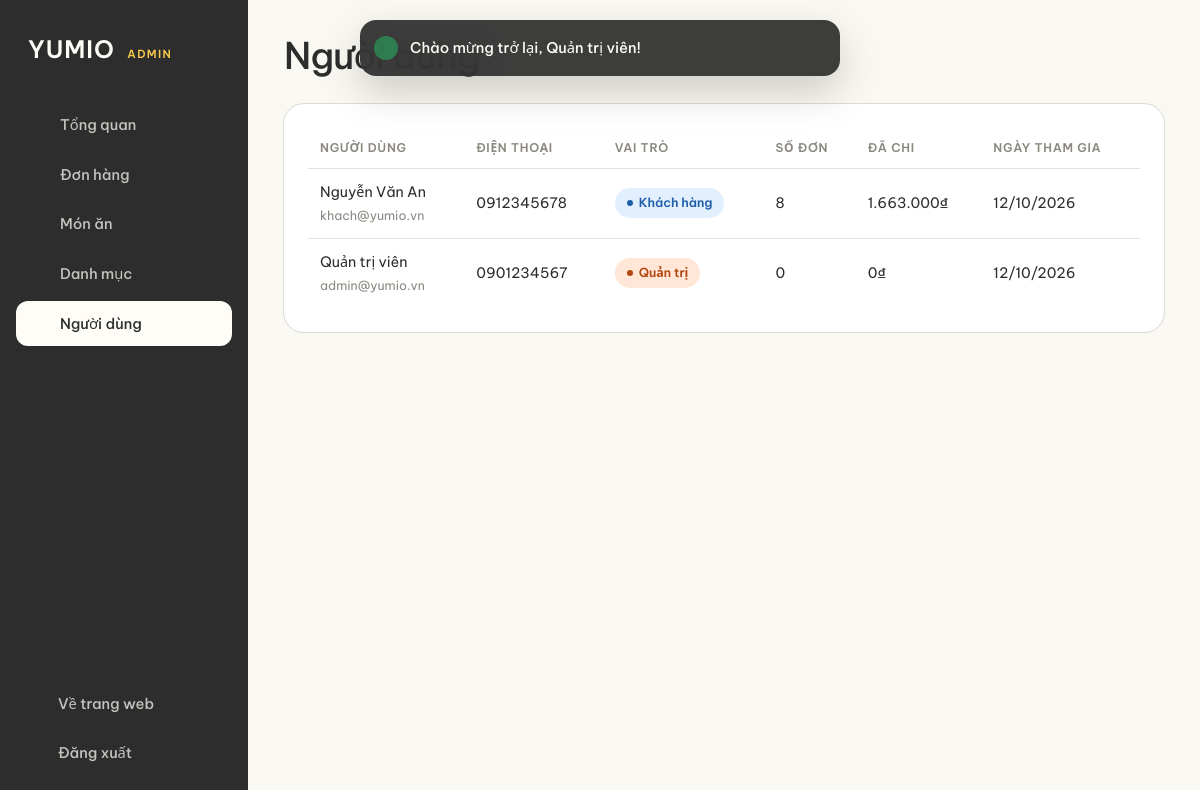
Page /admin/users (signed in) on the committed database.
### tables this page shows
CREATE TABLE users (
    id         INT UNSIGNED AUTO_INCREMENT PRIMARY KEY,
    name       VARCHAR(100) NOT NULL,
    email      VARCHAR(150) NOT NULL UNIQUE,
    password   VARCHAR(255) NOT NULL,
    phone      VARCHAR(20)  NULL,
    address    VARCHAR(255) NULL,
    role       ENUM('customer', 'admin') NOT NULL DEFAULT 'customer',
    created_at TIMESTAMP NOT NULL DEFAULT CURRENT_TIMESTAMP
);

### app/Core/Controller.php (called while the page is built, shortened)
<?php
abstract class Controller
{
    protected function view(string $view, array $data = [], ?string $layout = 'main'): void
    {
        View::render($view, $data, $layout);
    }
}

### app/Controllers/Admin/UserController.php (called while the page is built, shortened)
<?php
class UserController extends Controller
{
    public function index(): void
    {
        $this->view('admin/user/index', ['title' => 'Người dùng', 'users' => User::withOrderStats()], 'admin');
    }
}

### public/index.php (called while the page is built, shortened)
<?php
$router = new App\Core\Router();
$router->dispatch($_SERVER['REQUEST_METHOD'], $_SERVER['REQUEST_URI']);

### app/Models/User.php (called while the page is built, shortened)
<?php
class User extends Model
{
    public static function withOrderStats(): array
    {
        return static::db()->query(
            "SELECT u.id, u.name, u.email, u.phone, u.role, u.created_at,
                    COUNT(o.id) AS order_count,
                    COALESCE(SUM(CASE WHEN o.status = 'completed' THEN o.total_amount END), 0) AS total_spent
             FROM users u LEFT JOIN orders o ON o.user_id = u.id
             GROUP BY u.id ORDER BY u.id DESC"
        )->fetchAll();
    }
}

### app/Views/admin/user/index.php (the view)
<?php require BASE_PATH . '/app/Views/partials/admin_head.php'; ?>
<section class="panel">
    <table class="table">
        <thead><tr><th>Người dùng</th><th>Điện thoại</th><th>Vai trò</th><th>Số đơn</th><th>Đã chi</th><th>Ngày tham gia</th></tr></thead>
        <tbody>
        <?php foreach ($users as $user): ?>
            <tr>
                <td><?= e($user['name']) ?><small><?= e($user['email']) ?></small></td>
                <td><?= e($user['phone'] ?? '—') ?></td>
                <td><span class="status-pill <?= $user['role'] === 'admin' ? 'status--delivering' : 'status--confirmed' ?>"><?= $user['role'] === 'admin' ? 'Quản trị' : 'Khách hàng' ?></span></td>
                <td><?= (int) $user['order_count'] ?></td>
                <td><?= format_price($user['total_spent']) ?></td>
                <td><?= date('d/m/Y', strtotime($user['created_at'])) ?></td>
            </tr>
        <?php endforeach; ?>
        </tbody>
    </table>
</section>

### app/Core/Router.php (shortened to what this page needs)
<?php
class Router
{
    private array $routes = [];
    private function add(string $method, string $path, array $action, array $middlewares): void
    {
        $this->routes[$method][] = compact('pattern', 'action', 'middlewares');
    }
    public function dispatch(string $method, string $uri): void
    {
        $path = $this->normalizePath($uri);
        foreach ($this->routes[$method] ?? [] as $route) {
            if (!preg_match($route['pattern'], $path, $matches)) {
                continue;
            }
            $params = array_filter($matches, 'is_string', ARRAY_FILTER_USE_KEY);
            [$controller, $action] = $route['action'];
            (new $controller())->$action(...$params);
            return;
        }
    }
    private function normalizePath(string $uri): string
    {
        $path = parse_url($uri, PHP_URL_PATH) ?: '/';
        return rtrim($path, '/') ?: '/';
    }
}

### public/assets/css/style.css (style rules this page uses)
:root { --cream: #fffdf7; --cream-2: #fff9e9; --cream-3: #fff3d6; --ink: #2d2d2d; --ink-soft: #5c5a55; --ink-faint: #8b8880; --line: rgba(45, 45, 45, 0.14); --white: #fff; --success: #2f7d4f; --danger: #c63a2b; --c-yellow: #f9c94d; --c-orange: #f6893b; --c-red: #e9573d; --c-green: #9cc94a; --c-blue: #2fb3d3; --c-peach: #f8a46b; --font-sans: "Be Vietnam Pro", system-ui, -apple-system, "Segoe UI", sans-serif; --font-serif: "Playfair Display", Georgia, "Times New Roman", serif; --font-display: "Anton", Impact, "Arial Narrow", sans-serif; --container: 1200px; --gutter: clamp(20px, 4vw, 48px); --section-space: clamp(88px, 11vw, 176px); --radius: 18px; --radius-sm: 12px; --pill: 999px; --ease-out: cubic-bezier(0.22, 1, 0.36, 1); --ease-in-out: cubic-bezier(0.65, 0, 0.35, 1); --press: 100ms; --header-h: 124px; color-scheme: light; }
*, *::before, *::after { box-sizing: border-box; }
html { -webkit-text-size-adjust: 100%; scroll-padding-top: calc(var(--header-h) + 16px); }
body { margin: 0; background: var(--cream); color: var(--ink); font: 400 1rem/1.6 var(--font-sans); -webkit-font-smoothing: antialiased; -moz-osx-font-smoothing: grayscale; text-rendering: optimizeLegibility; overflow-x: hidden; }
img, svg { display: block; max-width: 100%; }
.status-pill { display: inline-flex; align-items: center; gap: 6px; padding: 5px 12px; border-radius: var(--pill); font-size: 0.78rem; font-weight: 600; white-space: nowrap; background: #eee; }
.status-pill::before { content: ""; width: 6px; height: 6px; border-radius: 50%; background: currentColor; }
.status--confirmed { background: #e2efff; color: #1f5fa8; }
.status--delivering { background: #ffe6d6; color: #b2470f; }

### public/assets/css/admin.css (style rules this page uses)
body.admin { display: grid; grid-template-columns: 248px minmax(0, 1fr); min-height: 100dvh; background: #faf8f2; }
.panel { padding: 24px; border-radius: 20px; background: var(--white); box-shadow: 0 0 0 1px var(--line); min-width: 0; }
.table { width: 100%; border-collapse: collapse; font-size: 0.9rem; }
.table th { padding: 10px 12px; border-bottom: 1px solid var(--line); font-size: 0.75rem; font-weight: 600; letter-spacing: 0.06em; text-transform: uppercase; text-align: left; color: var(--ink-faint); white-space: nowrap; }
.table td { padding: 12px; border-bottom: 1px solid var(--line); vertical-align: middle; }
.table tr:last-child td { border-bottom: 0; }
.table td small { display: block; margin-top: 2px; font-size: 0.78rem; color: var(--ink-faint); }
.table tbody tr { transition: background-color 120ms ease; }

### rows in the picture
users: name "Nguyễn Văn An", email "khach@yumio.vn", phone "0912345678", role "Khách hàng", order_count "8", total_spent "1.663.000₫", created_at "12/10/2026"
users: name "Quản trị viên", email "admin@yumio.vn", phone "0901234567", role "Quản trị", order_count "0", total_spent "0₫", created_at "12/10/2026"

### other values in the picture
$label "Tổng quan"
$label "Đơn hàng"
$label "Món ăn"
$label "Danh mục"
$label "Người dùng"
$message "Chào mừng trở lại, Quản trị viên!"
